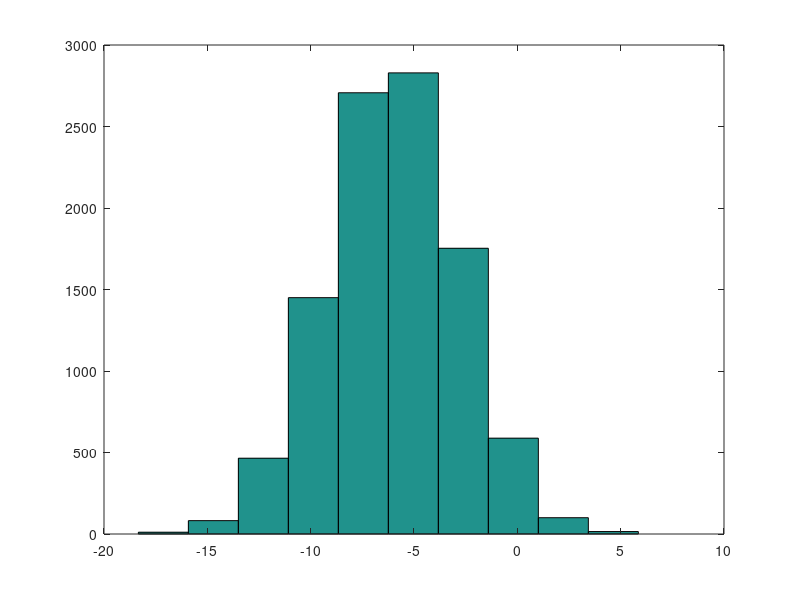

Here is the MATLAB script that generated this plot: (Note: this script raises an error after producing the figure.)
% Machine learning class 
% Octave tutorial 

% =======================================================
% Section 1: Octave Tutorial: Basic operations

%% Change Octave prompt  
PS1('>> ');              

%% elementary operations
5+6
3-2
5*8
1/2
2^6
1 == 2  % false
1 ~= 2  % true.  note, not "!="
1 && 0
1 || 0
xor(1,0)


%% variable assignment
a = 3; % semicolon suppresses output
b = 'hi';
c = 3>=1;

% Displaying them:
a = pi
disp(sprintf('2 decimals: %0.2f', a))
disp(sprintf('6 decimals: %0.6f', a))
format long
a
format short
a


%%  vectors and matrices
A = [1 2; 3 4; 5 6]

v = [1 2 3]
v = [1; 2; 3]
v = [1:0.1:2]  % from 1 to 2, with stepsize of 0.1. Useful for plot axes
v = 1:6        % from 1 to 6, assumes stepsize of 1

C = 2*ones(2,3)  % same as C = [2 2 2; 2 2 2]
w = ones(1,3)    % 1x3 vector of ones
w = zeros(1,3)
w = rand(1,3)  % drawn from a uniform distribution 
w = randn(1,3) % drawn from a normal distribution (mean=0, var=1)
w = -6 + sqrt(10)*(randn(1,10000))  % (mean = 1, var = 2)
hist(w)
I = eye(4)    % 4x4 identity matrix

% help function
help eye
help rand

% =======================================================
% Section 2: Octave Tutorial: Moving data around 


%% dimensions
sz = size(A)
size(A,1)  % number of rows
size(A,2)  % number of cols
length(v)  % size of longest dimension


%% loading data
pwd    % show current directory (current path)
cd 'C:\Users\ang\Octave files'   % change directory 
ls     % list files in current directory 
load q1y.dat
load q1x.dat
who    % list variables in workspace
whos   % list variables in workspace (detailed view) 
clear q1y       % clear w/ no argt clears all
v = q1x(1:10);
save hello v;   % save variable v into file hello.mat
save hello.txt v -ascii; % save as ascii
% fopen, fread, fprintf, fscanf also work  [[not needed in class]]

%% indexing
A(3,2)  % indexing is (row,col)
A(2,:)  % get the 2nd row. 
        % ":" means every element along that dimension
A(:,2)  % get the 2nd col
A([1 3],:)

A(:,2) = [10; 11; 12]     % change second column
A = [A, [100; 101; 102]]; % append column vec
A(:) % Select all elements as a column vector.

% Putting data together 
A = [A [100; 101; 102]]
B = [11 12; 13 14; 15 16] % same dims as A
[A B]
[A; B] 


% =======================================================
% Section 3: Octave Tutorial: Computing on data 


%% matrix operations
A * C  % matrix multiplication
A .* B % element-wise multiplcation
% A .* C  or A * B gives error - wrong dimensions
A .^ 2
1./v
log(v)  % functions like this operate element-wise on vecs or matrices 
exp(v)  % e^4
abs(v)

-v  % -1*v

v + ones(1,length(v))
% v + 1  % same

A'  % matrix transpose

%% misc useful functions

% max  (or min)
a = [1 15 2 0.5]
val = max(a)
[val,ind] = max(a)

% find
a < 3
find(a < 3)
A = magic(3)
[r,c] = find(A>=7)

% sum, prod
sum(a)
prod(a)
floor(a) % or ceil(a)
max(rand(3),rand(3))
max(A,[],1)
min(A,[],2)
A = magic(9)
sum(A,1)
sum(A,2)
sum(sum( A .* eye(9) ))
sum(sum( A .* flipud(eye(9)) ))


% Matrix inverse (pseudo-inverse)
pinv(A)        % inv(A'*A)*A'


% =======================================================
% Section 4: Octave Tutorial: Plotting 


%% plotting
t = [0:0.01:0.98];
y1 = sin(2*pi*4*t); 
plot(t,y1);
y2 = cos(2*pi*4*t);
hold on;  % "hold off" to turn off
plot(t,y2,'r');
xlabel('time');
ylabel('value');
legend('sin','cos');
title('my plot');
print -dpng 'myPlot.png'
close;           % or,  "close all" to close all figs

figure(2), clf;  % can specify the figure number
subplot(1,2,1);  % Divide plot into 1x2 grid, access 1st element
plot(t,y1);
subplot(1,2,2);  % Divide plot into 1x2 grid, access 2nd element
plot(t,y2);
axis([0.5 1 -1 1]);  % change axis scale

%% display a matrix (or image) 
figure;
imagesc(magic(15)), colorbar, colormap gray;
% comma-chaining function calls.  
a=1,b=2,c=3
a=1;b=2;c=3;


% =======================================================
% Section 5: Octave Tutorial: For, while, if statements, and functions.

v = zeros(10,1);
for i=1:10, 
    v(i) = 2^i;
end
% Can also use "break" and "continue" inside for and while loops to control execution.

i = 1;
while i <= 5,
  v(i) = 100; 
  i = i+1;
end

i = 1;
while true, 
  v(i) = 999; 
  i = i+1;
  if i == 6,
    break;
  end;
end

if v(1)==1,
  disp('The value is one!');
elseif v(1)==2,
  disp('The value is two!');
else
  disp('The value is not one or two!');
end

% exit  % quit

% Functions

% Create a file called squareThisNumber.m with the following contents (without the %):
% function r = squareThisNumber(x)
%   r = x * x;
% end

squareThisNumber(5);  
% If function is undefine, use "pwd" to check current directory (path), 
% and "cd" to change directories
pwd
cd 'C:\Users\ang\Desktop';
squareThisNumber(5);  

% Octave search path (advanced/optional) 
addpath('C:\Users\ang\Desktop');
cd 'C:\'
squareThisNumber(5);

% If you have defined other functions such as costFunctionJ, 
% the following code will work too. 

X = [1 1; 1 2; 1 3];
y = [1;2;3];

theta = [0; 1]; 
j = costFunctionJ(X, y, theta);